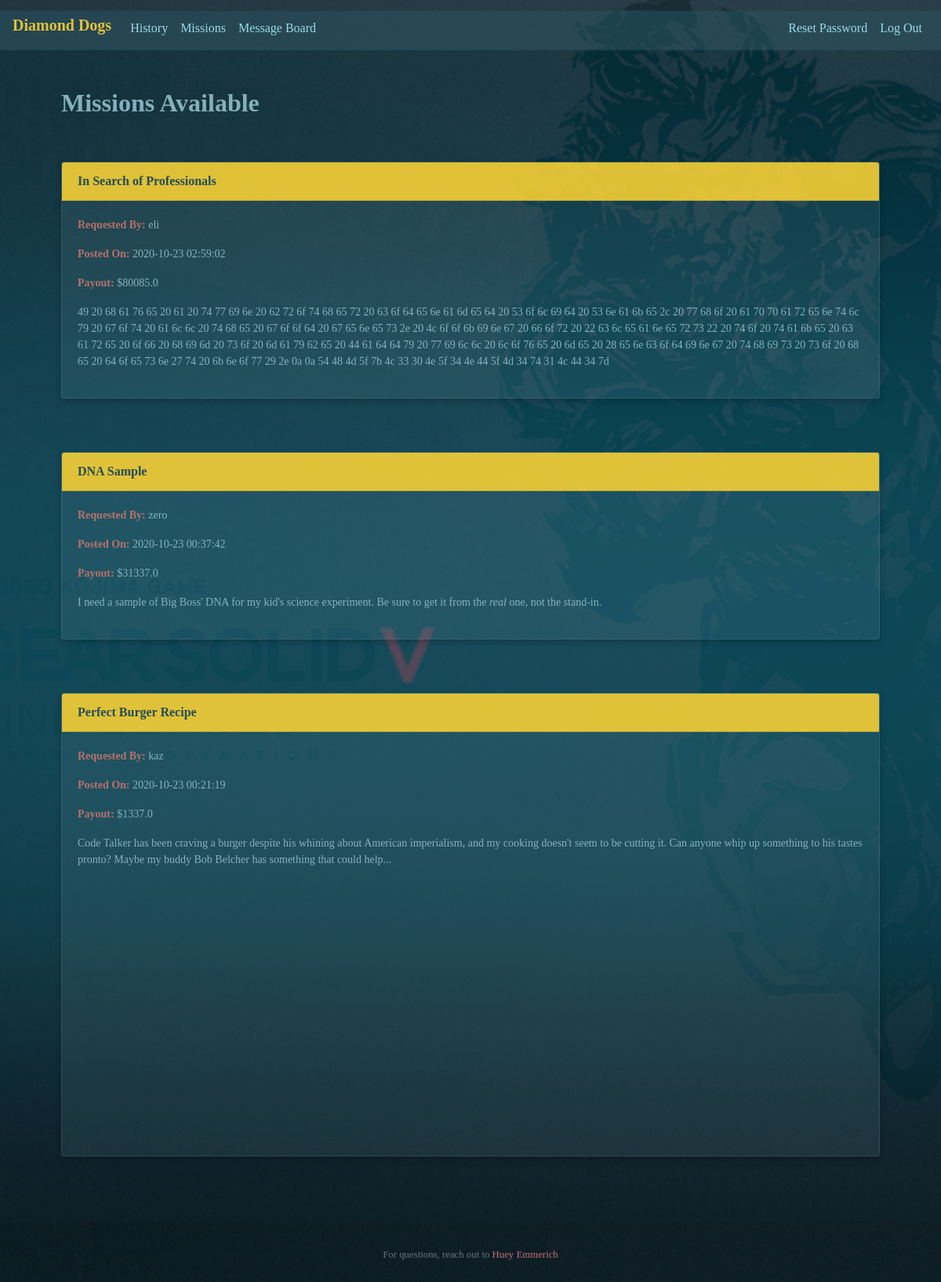
The page /missions (signed in) on the database its author committed.
### tables this page shows
CREATE TABLE 'missions' (
id INTEGER PRIMARY KEY AUTOINCREMENT NOT NULL,
requested_by INTEGER NOT NULL,
headline VARCHAR(128) NOT NULL,
details VARCHAR(3000) NOT NULL,
payout FLOAT NOT NULL DEFAULT 100, 'posted_at'  datetime NOT NULL DEFAULT CURRENT_TIMESTAMP  );

CREATE TABLE users (
id INTEGER PRIMARY KEY AUTOINCREMENT NOT NULL,
username TEXT NOT NULL,
pw_hash TEXT NOT NULL,
email TEXT NOT NULL, 'role' varchar(128) DEFAULT 'plebe');

### application.py (the view)
@app.route("/missions")
@login_required
def missions():
    query = """
    SELECT
        u.username AS requester,
        m.posted_at,
        ROUND(m.payout,2) AS payout,
        m.headline,
        m.details
    FROM missions m LEFT JOIN users u ON m.requested_by=u.id
    ORDER BY m.posted_at DESC;
    """
    missions = conn.execute(query).fetchall()
    if sum(["<script>" in mission["details"] for mission in missions]):
        return render_template("missions.html", missions=missions, flag="THM_{5N4K3_<35_x55}")
    else:
        return render_template("missions.html", missions=missions)

### application.py (called while the page is built)
def dict_factory(cursor, row):
    d = {}
    for idx, col in enumerate(cursor.description):
        d[col[0]] = row[idx]
    return d

### helpers.py (called while the page is built)
def login_required(f):
    @wraps(f)
    def decorated_function(*args, **kwargs):
        if session.get("user_id") is None:
            return redirect("/login")
        return f(*args, **kwargs)
    return decorated_function

### templates/missions.html (shortened to what this page needs)
{% extends "layout.html" %}
{% block main %}
    <h2>Missions Available</h2>
    <br></br>
    {% for mission in missions %}
        <div class="card">
          <div class="card-header bold-cardheader">
            <strong style="color: rgba(25, 70, 91, .95);">{{ mission["headline"] }}</strong>
          </div>
          <div class="card-body">
            <p><strong class="pink">Requested By: </strong>{{ mission["requester"] }}</p>
            <p><strong class="pink">Posted On: </strong>{{ mission["posted_at"] }}</p>
            <p><strong class="pink">Payout: </strong> ${{ mission["payout"] }}</p>
            <blockquote class="blockquote mb-0">
                {% autoescape false %}
                <p>{{ mission["details"] }}</p>
                {% endautoescape %}
            </blockquote>
          </div>
        </div>
    <br></br>
    {% endfor %}
{% endblock %}

### static/styles.css (style rules this page uses)
body { background: url('idroid_bg.jpg') no-repeat center center fixed; -webkit-background-size: cover; -moz-background-size: cover; -o-background-size: cover; background-size: cover; font-family: 'rodin'; color: rgba(145, 190, 201, .9); }
h1, h2, h3, h4, h5, h6 { font-weight: bold; }
p { font-size: 14px; }
strong { color: rgba(246, 207, 53, .9); }
.pink { color: rgba(194, 115, 108, .95); }
.bold-cardheader { background-color: rgba(246, 207, 53, .9); }
.card { background-color: rgba(145, 190, 201, .1); border-style: solid; border-color: rgba(145, 190, 201, .15); box-shadow: 0 4px 8px 0 rgba(0, 0, 0, 0.2); margin-bottom: 20px; }
::placeholder { color: rgba(246, 207, 53, .9); opacity: 1; }
.row { margin: 0 -5px; }
.row:after { content: ""; display: table; clear: both; }

### rows shown on the page
missions: headline "In Search of Professionals", requester "eli", posted_at "2020-10-23 02:59:02", payout "80085.0", details "49 20 68 61 76 65 20 61 20 74 77 69 6e 20 62 72 6f 74 68 65 72 20 63 6f 64 65 6e 61 6d 65 64 20 53 6f 6c 69 64 20 53 6e 61 6b 65 2c 20 77 68 6f 20 61 70 70 61 72 65 6e 74 6c 79 20 67 6f 74 20 61 6c 6c 20 74 68 65 20 67 6f 6f 64 20 67 65 6e 65 73 2e 20 4c 6f 6f 6b 69 6e 67 20 66 6f 72 20 22 63 6c 65 61 6e 65 72 73 22 20 74 6f 20 74 61 6b 65 20 63 61 72 65 20 6f 66 20 68 69 6d 20 73 6f 20 6d 61 79 62 65 20 44 61 64 64 79 20 77 69 6c 6c 20 6c 6f 76 65 20 6d 65 20 28 65 6e 63 6f 64 69 6e 67 20 74 68 69 73 20 73 6f 20 68 65 20 64 6f 65 73 6e 27 74 20 6b 6e 6f 77 29 2e 0a 0a 54 48 4d 5f 7b 4c 33 30 4e 5f 34 4e 44 5f 4d 34 74 31 4c 44 34 7d"
missions: headline "DNA Sample", requester "zero", posted_at "2020-10-23 00:37:42", payout "31337.0", details "I need a sample of Big Boss' DNA for my kid's science experiment. Be sure to get it from the real one, not the stand-in."
missions: headline "Perfect Burger Recipe", requester "kaz", posted_at "2020-10-23 00:21:19", payout "1337.0", details "Code Talker has been craving a burger despite his whining about American imperialism, and my cooking doesn't seem to be cutting it. Can anyone whip up something to his tastes pronto? Maybe my buddy Bob Belcher has something that could help..."
